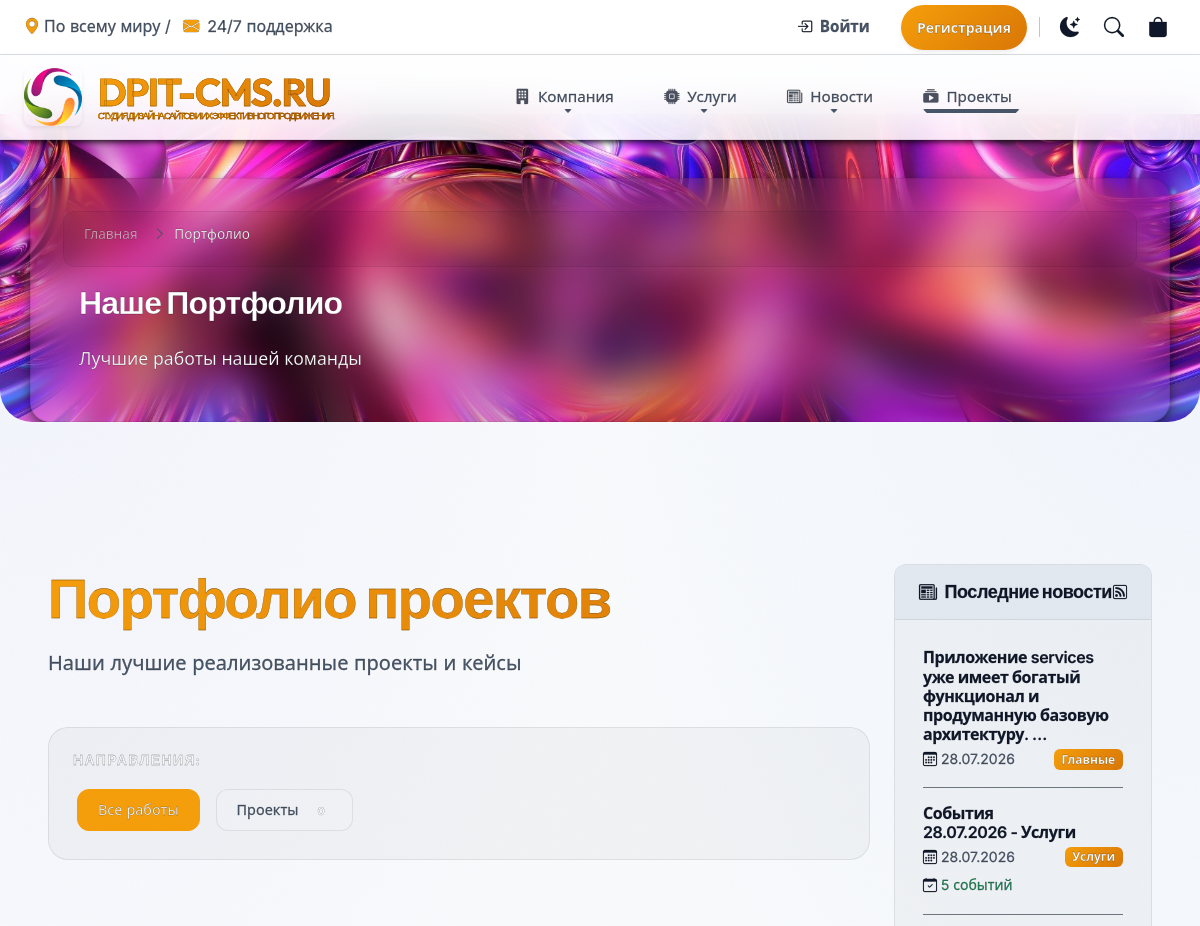
/portfolio/ (upper part), run on an earlier commit of the app's database.
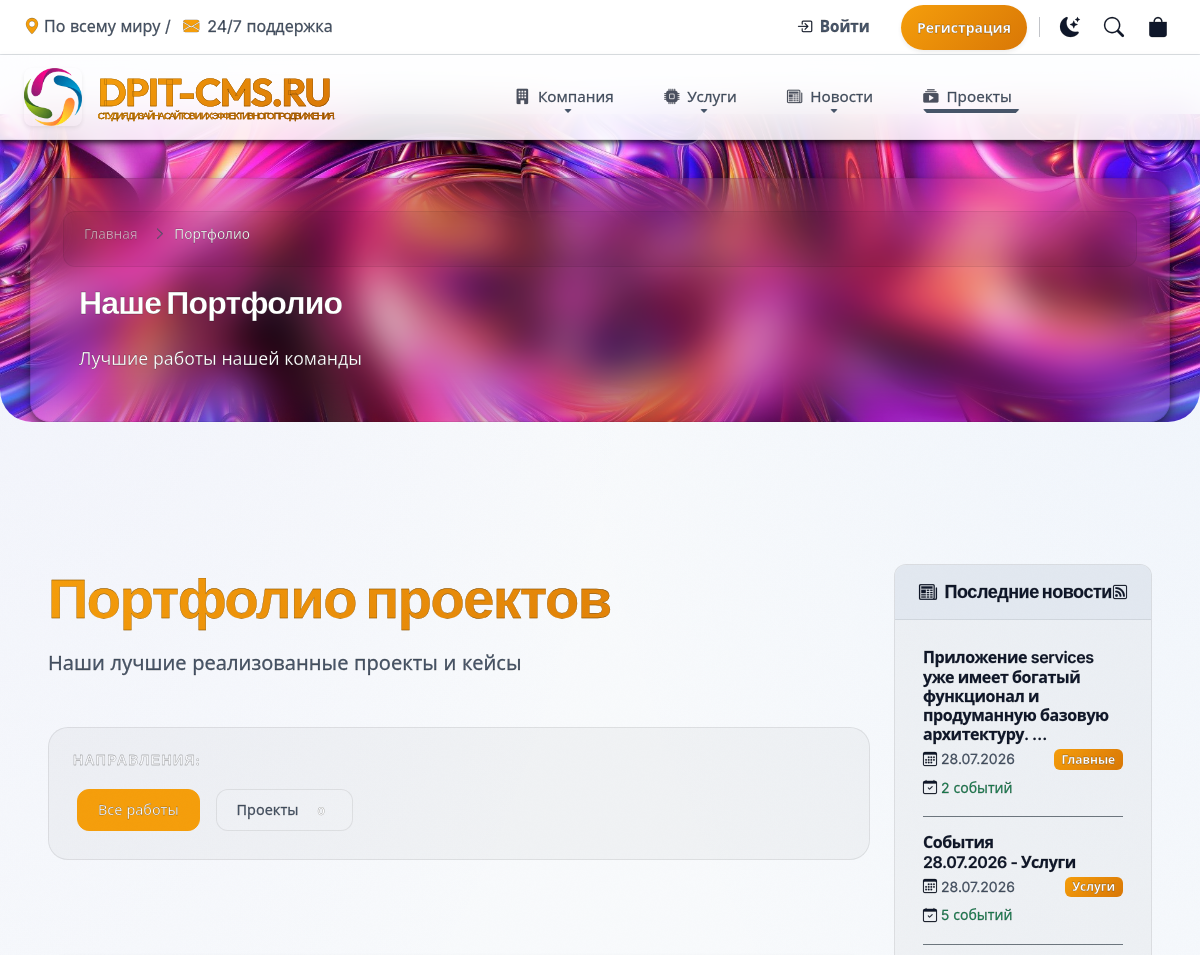
And on a later commit of the database.
### news/models.py (models this page shows, shortened)
class News(ActiveModel, SEOModel, TimestampModel):
    title = models.CharField(max_length=200, verbose_name="Заголовок")
    slug = models.SlugField(unique=True, verbose_name="URL")
    category = models.ForeignKey(
        NewsCategory, on_delete=models.CASCADE, verbose_name="Категория"
    )
    news_date = models.DateField(
        default=timezone.now,
        verbose_name="Дата новости",
        help_text="Дата, к которой относятся события (год, месяц, день)"
    )
    image = models.ImageField(
        upload_to=RenameUploadTo("news/images/"),
        verbose_name="Изображение",
        blank=True,
        null=True
    )
    content = HTMLField(verbose_name="Контент", default="<p>Контент сайта</p>")
    views = models.IntegerField(default=0, verbose_name="Просмотры")
    class Meta:
        verbose_name = "Новость"
        verbose_name_plural = "Новости"
        ordering = ["-news_date", "-created_at"]
        unique_together = [['category', 'news_date']]

class NewsCategory(ActiveModel, SEOModel, HeaderModel):
    name = models.CharField(max_length=100, verbose_name="Название")
    slug = models.SlugField(unique=True, verbose_name="URL")
    logo = models.ImageField(upload_to=RenameUploadTo("news/categories/"), verbose_name="Логотип")
    description = models.TextField(verbose_name="Описание")
    content = HTMLField(verbose_name="Описание на странице", default="<p>Описание</p>")
    order = models.IntegerField(default=0, verbose_name="Порядок")
    class Meta:
        verbose_name = "Категория новостей"
        verbose_name_plural = "Категории новостей"
        ordering = ["order", "name"]

### portfolio/views.py (the view)
# urls.py: path("", views.portfolio_list, name="list"),
def portfolio_list(request):
    portfolio_queryset = (
        Portfolio.objects.filter(is_active=True)
        .select_related("category")
        .order_by("-created_at")
    )
    categories = PortfolioCategory.objects.filter(is_active=True).annotate(
        portfolio_count=Count("portfolio")
    )
    paginator = Paginator(portfolio_queryset, 9)
    page = request.GET.get("page")
    try:
        portfolio_list = paginator.page(page)
    except PageNotAnInteger:
        portfolio_list = paginator.page(1)
    except EmptyPage:
        portfolio_list = paginator.page(paginator.num_pages)
    return render(
        request,
        "portfolio/list.html",
        {
            "portfolio_list": portfolio_list,
            "categories": categories,
            "latest_portfolio": get_latest_portfolio(),
        },
    )

### cart/cart.py (called while the page is built, shortened)
    def __iter__(self):
        service_ids = [int(v['item_id']) for k, v in self.cart.items() if v.get('item_type') == 'service']
        portfolio_ids = [int(v['item_id']) for k, v in self.cart.items() if v.get('item_type') == 'portfolio']
        services = Service.objects.filter(id__in=service_ids)
        portfolios = Portfolio.objects.filter(id__in=portfolio_ids)
        service_dict = {s.id: s for s in services}
        portfolio_dict = {p.id: p for p in portfolios}
        import copy
        cart = copy.deepcopy(self.cart)

    def get_items(self):
        if not hasattr(self, '_items_cache'):
            self._items_cache = list(self.__iter__())
        return self._items_cache

    def __len__(self):
        return sum(item['quantity'] for item in self.get_items())

### cart/context_processors.py (called while the page is built)
def cart(request):
    return {'cart': Cart(request)}

### mysite/context_processors.py (called while the page is built)
def season_theme(request):
    month = datetime.datetime.now().month
    if month in (12, 1, 2):
        season = "winter"
    elif month in (3, 4, 5):
        season = "spring"
    elif month in (6, 7, 8):
        season = "summer"
    else:
        season = "autumn"
    return {"current_season": season}

### portfolio/templates/portfolio/list.html (shortened to what the changed rows need)
{% extends 'base.html' %}
{% load news_extras %}
{% load static %}
{% block extra_css %}
<link href="{% static 'portfolio/css/portfolio.css' %}" rel="stylesheet">
{% endblock %}
{% block content %}
<div class="row">
    <div class="col-12">
        <div class="mb-5 animate-left">
            <h1 class="display-4 fw-bold text-gradient mb-3">
                {% if current_category %}
                    {{ current_category.name }}
                {% else %}
                    Портфолио проектов
                {% endif %}
            </h1>
        </div>
    </div>
</div>
{% endblock %}

### templates/includes/sidebar/block_news.html (shortened to what this page needs)
<div class="sidebar-card mb-4">
    <div class="sidebar-header d-flex justify-content-between align-items-center">
        <h5 class="mb-0 text-white"><i class="bi bi-newspaper me-2"></i>Последние новости</h5>
        <a href="{% url 'news:feed' %}" class="text-muted small" title="RSS лента">
            <i class="bi bi-rss"></i>
        </a>
    </div>
    <div class="card-body">
        {% for latest in latest_news %}
        <div class="mb-3 pb-3 {% if not forloop.last %}border-bottom border-secondary{% endif %}">
            <h6 class="fw-semibold mb-1">
                <a href="{% url 'news:detail' latest.slug %}" class="text-white text-decoration-none hover-primary">
                    {{ latest.title|truncatewords:10 }}
                </a>
            </h6>
            <div class="d-flex justify-content-between align-items-center">
                <small class="text-muted">
                    <i class="bi bi-calendar3 me-1"></i>{{ latest.news_date|date:"d.m.Y" }}
                </small>
                <span class="badge badge-category-name bg-primary">
                    {{ latest.category.name }}
                </span>
            </div>
            {% if latest.events.count > 0 %}
            <div class="mt-1">
                <small class="text-success">
                    <i class="bi bi-calendar-check me-1"></i>{{ latest.events.count }} событий
                </small>
            </div>
            {% endif %}
        </div>
        {% empty %}
        <p class="text-muted mb-0 small">Новости пока не опубликованы</p>
        {% endfor %}
    </div>
</div>

What changed in the data, as far as the page shows it:
changed News "Главные": events.count (not shown) → "2"
